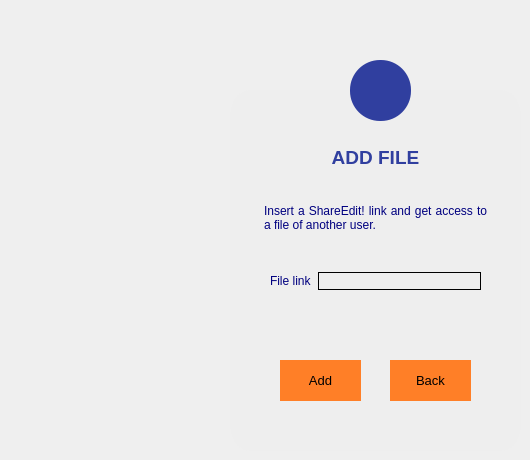
  <widget class="QWidget" name="addFilePage">
   <widget class="QFrame" name="frame_10">
    <property name="geometry">
     <rect>
      <x>230</x>
      <y>90</y>
      <width>291</width>
      <height>361</height>
     </rect>
    </property>
    <property name="maximumSize">
     <size>
      <width>1300</width>
      <height>1000</height>
     </size>
    </property>
    <property name="styleSheet">
     <string notr="true">background-color: rgb(238, 238, 238);
border-radius: 20px solid;
</string>
    </property>
    <property name="frameShape">
     <enum>QFrame::StyledPanel</enum>
    </property>
    <property name="frameShadow">
     <enum>QFrame::Raised</enum>
    </property>
    <widget class="QPushButton" name="addFileButton">
     <property name="geometry">
      <rect>
       <x>50</x>
       <y>270</y>
       <width>81</width>
       <height>41</height>
      </rect>
     </property>
     <property name="font">
      <font>
       <pointsize>10</pointsize>
      </font>
     </property>
     <property name="cursor">
      <cursorShape>PointingHandCursor</cursorShape>
     </property>
     <property name="styleSheet">
      <string notr="true">background-color: rgb(255, 127, 39);
color: black;
padding: 10px;</string>
     </property>
     <property name="text">
      <string>Add</string>
     </property>
    </widget>
    <widget class="QPushButton" name="goFilelist4">
     <property name="geometry">
      <rect>
       <x>160</x>
       <y>270</y>
       <width>81</width>
       <height>41</height>
      </rect>
     </property>
     <property name="font">
      <font>
       <pointsize>10</pointsize>
      </font>
     </property>
     <property name="cursor">
      <cursorShape>PointingHandCursor</cursorShape>
     </property>
     <property name="styleSheet">
      <string notr="true">background-color: rgb(255, 127, 39);
color: black;
padding: 10px;</string>
     </property>
     <property name="text">
      <string>Back</string>
     </property>
    </widget>
    <widget class="QLabel" name="signupLabel_20">
     <property name="geometry">
      <rect>
       <x>80</x>
       <y>50</y>
       <width>131</width>
       <height>36</height>
      </rect>
     </property>
     <property name="styleSheet">
      <string notr="true"/>
     </property>
     <property name="text">
      <string>&lt;html&gt;&lt;head/&gt;&lt;body&gt;&lt;p align=&quot;center&quot;&gt;&lt;span style=&quot; font-size:14pt; font-weight:600; color:#303f9f;&quot;&gt;ADD FILE&lt;/span&gt;&lt;/p&gt;&lt;/body&gt;&lt;/html&gt;</string>
     </property>
    </widget>
    <widget class="QWidget" name="layoutWidget_2">
     <property name="geometry">
      <rect>
       <x>40</x>
       <y>180</y>
       <width>211</width>
       <height>22</height>
      </rect>
     </property>
     <layout class="QHBoxLayout" name="horizontalLayout_3">
      <item>
       <widget class="QLabel" name="fileUriLabel">
        <property name="text">
         <string>&lt;html&gt;&lt;head/&gt;&lt;body&gt;&lt;p&gt;&lt;span style=&quot; color:#00007f;&quot;&gt;File link&lt;/span&gt;&lt;/p&gt;&lt;/body&gt;&lt;/html&gt;</string>
        </property>
       </widget>
      </item>
      <item>
       <widget class="QLineEdit" name="fileUriLineEdit">
        <property name="styleSheet">
         <string notr="true">border:1px solid;
</string>
        </property>
       </widget>
      </item>
     </layout>
    </widget>
    <widget class="QTextBrowser" name="textBrowser_5">
     <property name="geometry">
      <rect>
       <x>30</x>
       <y>110</y>
       <width>231</width>
       <height>61</height>
      </rect>
     </property>
     <property name="html">
      <string>&lt;!DOCTYPE HTML PUBLIC &quot;-//W3C//DTD HTML 4.0//EN&quot; &quot;http://www.w3.org/TR/REC-html40/strict.dtd&quot;&gt;
&lt;html&gt;&lt;head&gt;&lt;meta name=&quot;qrichtext&quot; content=&quot;1&quot; /&gt;&lt;style type=&quot;text/css&quot;&gt;
p, li { white-space: pre-wrap; }
&lt;/style&gt;&lt;/head&gt;&lt;body style=&quot; font-family:'MS Shell Dlg 2'; font-size:7.8pt; font-weight:400; font-style:normal;&quot;&gt;
&lt;p align=&quot;justify&quot; style=&quot; margin-top:0px; margin-bottom:0px; margin-left:0px; margin-right:0px; -qt-block-indent:0; text-indent:0px;&quot;&gt;&lt;span style=&quot; font-family:'MS Shell Dlg 2'; font-size:9pt; color:#00007f;&quot;&gt;Insert a ShareEdit! link and get access to a file of another user.&lt;/span&gt;&lt;/p&gt;&lt;/body&gt;&lt;/html&gt;</string>
     </property>
    </widget>
   </widget>
   <widget class="QToolButton" name="toolButton_9">
    <property name="enabled">
     <bool>false</bool>
    </property>
    <property name="geometry">
     <rect>
      <x>350</x>
      <y>60</y>
      <width>61</width>
      <height>61</height>
     </rect>
    </property>
    <property name="mouseTracking">
     <bool>false</bool>
    </property>
    <property name="styleSheet">
     <string notr="true">border-radius: 30px;
background-color: rgb(48, 63, 159);
</string>
    </property>
    <property name="text">
     <string/>
    </property>
    <property name="icon">
     <iconset>
      <normaloff>images/generateUri.png</normaloff>
      <disabledoff>:/images/generateUri.png</disabledoff>
      <disabledon>:/images/generateUri.png</disabledon>images/generateUri.png</iconset>
    </property>
    <property name="iconSize">
     <size>
      <width>45</width>
      <height>45</height>
     </size>
    </property>
    <property name="checkable">
     <bool>false</bool>
    </property>
    <property name="checked">
     <bool>false</bool>
    </property>
   </widget>
  </widget>
